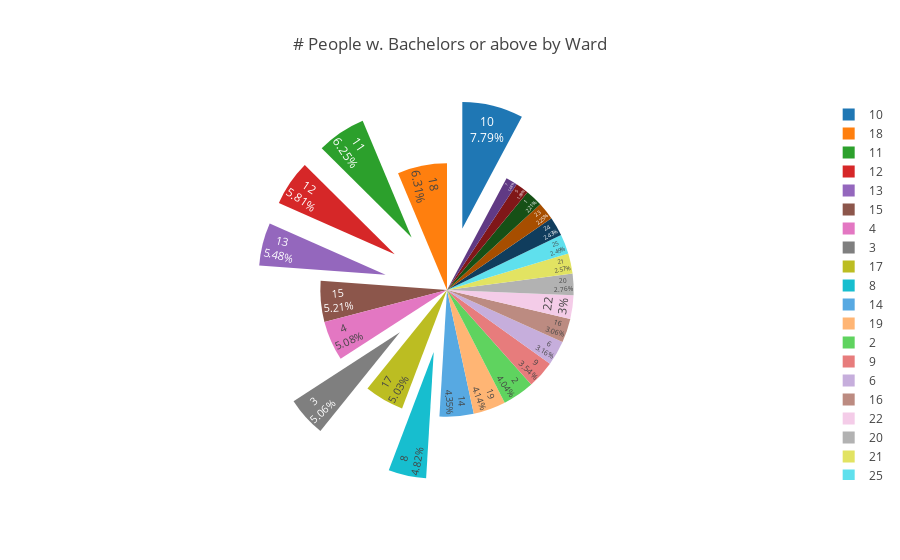

This figure's notebook cell:
### Markdown cell above
#### Let's take a closer look at what's different in these six wards...
<hr />
<br />

# 1. <u>`Education`</u>

### Code cell
# analyze education level of target wards with pie graph

query = """
        SELECT ward_id, bachelors_and_above FROM ward_education;
        """

df = pd.read_sql(query, mydb)

pie_chart = px.pie(df,
                names='ward_id',
                values='bachelors_and_above',
                title='# People w. Bachelors or above by Ward',
                template='gridon'
                )

# I could've code-golf'ed this so hard with a list comprehension; but I chose the higher path of readable code
pull_arr = []
for i in range(1, 26):
    pull_arr.append(0.5 if i in [3, 8, 10, 11, 12, 13] else 0)

pie_chart.update_traces(textposition='inside', textinfo='percent+label', pull=pull_arr)
pie_chart.show()

### Figure 1 — Plotly figure (JSON) as saved in the notebook; plotly's stock layout.template omitted (floating-point values rounded to 4 significant figures)
{"data": [{"domain": {"x": [0, 1], "y": [0, 1]}, "hovertemplate": "ward_id=%{label}<br>bachelors_and_above=%{value}<extra></extra>", "labels": [1, 2, 3, 4, 5, 6, 7, 8, 9, 10, 11, 12, 13, 14, 15, 16, 17, 18, 19, 20, 21, 22, 23, 24, 25], "legendgroup": "", "name": "", "pull": [0, 0, 0.5, 0, 0, 0, 0, 0.5, 0, 0.5, 0.5, 0.5, 0.5, 0, 0, 0, 0, 0, 0, 0, 0, 0, 0, 0, 0], "showlegend": true, "textinfo": "percent+label", "textposition": "inside", "type": "pie", "values": [18445, 33770, 42270, 42460, 14095, 26360, 12385, 40265, 29545, 65045, 52195, 48515, 45735, 36315, 43480, 25565, 42025, 52730, 34560, 23065, 21490, 25065, 18785, 20275, 20830]}], "layout": {"legend": {"tracegroupgap": 0}, "title": {"text": "# People w. Bachelors or above by Ward"}}}
